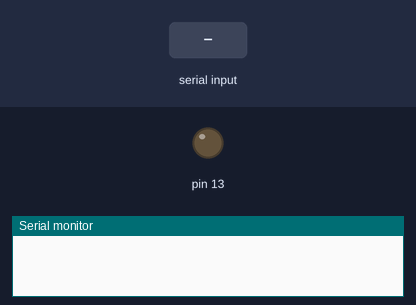
Recording of a sketch running on a simulated Arduino Uno, built with avr-gcc and run on an emulated ATmega328P. Parts: output pins drawn as LEDs (lit = HIGH), the last lines printed to the serial monitor. The test bench sets the inputs (shaded band).

Above: at 1.2 s.
1.3 s: "j" received over Serial
At 1.9 s:
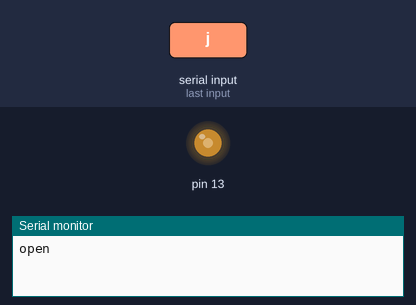
2.8 s: "k" received over Serial
At 3.7 s:
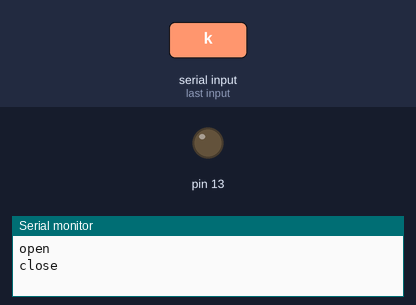
4.3 s: "j" received over Serial
At 5.4 s:
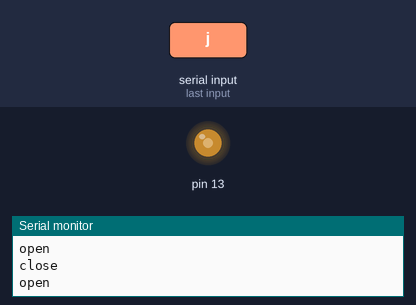
Timing chart, 0 to 7.3 s (numbered marks = the images above; inputs shaded):
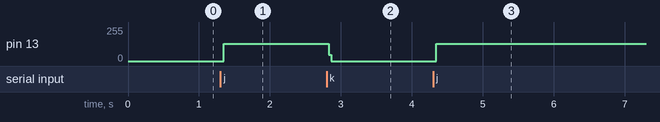

Measured:
- after the input at 1.3 s, pin 13: 0/255 → 130/255 after 0.05 s
- after the input at 2.8 s, pin 13: 130/255 → 0/255 at once
- after the input at 4.3 s, pin 13: 0/255 → 130/255 after 0.05 s

The sketch:

puls_5th.ino
```cpp
#include <TimerOne.h>
int main_flg = 0;
bool flg_13 =false;
bool flg_12 =false;
long hz = 1000;
long us = 1000;

void choice_pin(){
  if (main_flg == 1){
        switch_puls_13();
    }
    else if (main_flg == -1){
        switch_puls_12();
    }
    else{
        puls_stop();
    }
}

void setup() {
  // put your setup code here, to run once:
  pinMode(13,OUTPUT);
  Serial.begin(9600);
  Timer1.initialize(100);
  Timer1.attachInterrupt(choice_pin);
}

void loop() {
  // put your main code here, to run repeatedly:
  if(Serial.available()){
    int inputchar = Serial.read();
    switch(inputchar){
      case 'j':
        Serial.println("open");
        main_flg = 1;
      break;
      case 'k':
        Serial.println("close");
        main_flg = -1;
      break;
      case 'h':
        Serial.println("speed down");
        hz = hz - 100;
        us = 1000000/hz;
      break;
      case 'l':
        Serial.println("speed up");
         hz = hz + 100;
         us = 1000000/hz;
      break;
      case 's':
        Serial.println("stop");
        main_flg = 0;
      break;
    }
  }
}


void switch_puls_13(){
    digitalWrite(12, LOW);
    //Serial.println("open move");
    if(flg_13 ==true){
        digitalWrite(13, HIGH);
        flg_13 =false;
    }
    else{
        digitalWrite(13, LOW);
        flg_13 =true;
    }
    Timer1.setPeriod(us);
}

void switch_puls_12(){
    digitalWrite(13, LOW);
    //Serial.println("close move");
    if(flg_12 ==true){
        digitalWrite(12, HIGH);
        flg_12 =false;
    }
    else{
        digitalWrite(12, LOW);
        flg_12 =true;
    }
    Timer1.setPeriod(us);
}

void puls_stop(){
    digitalWrite(13, LOW);
    digitalWrite(12, LOW);
}
```
